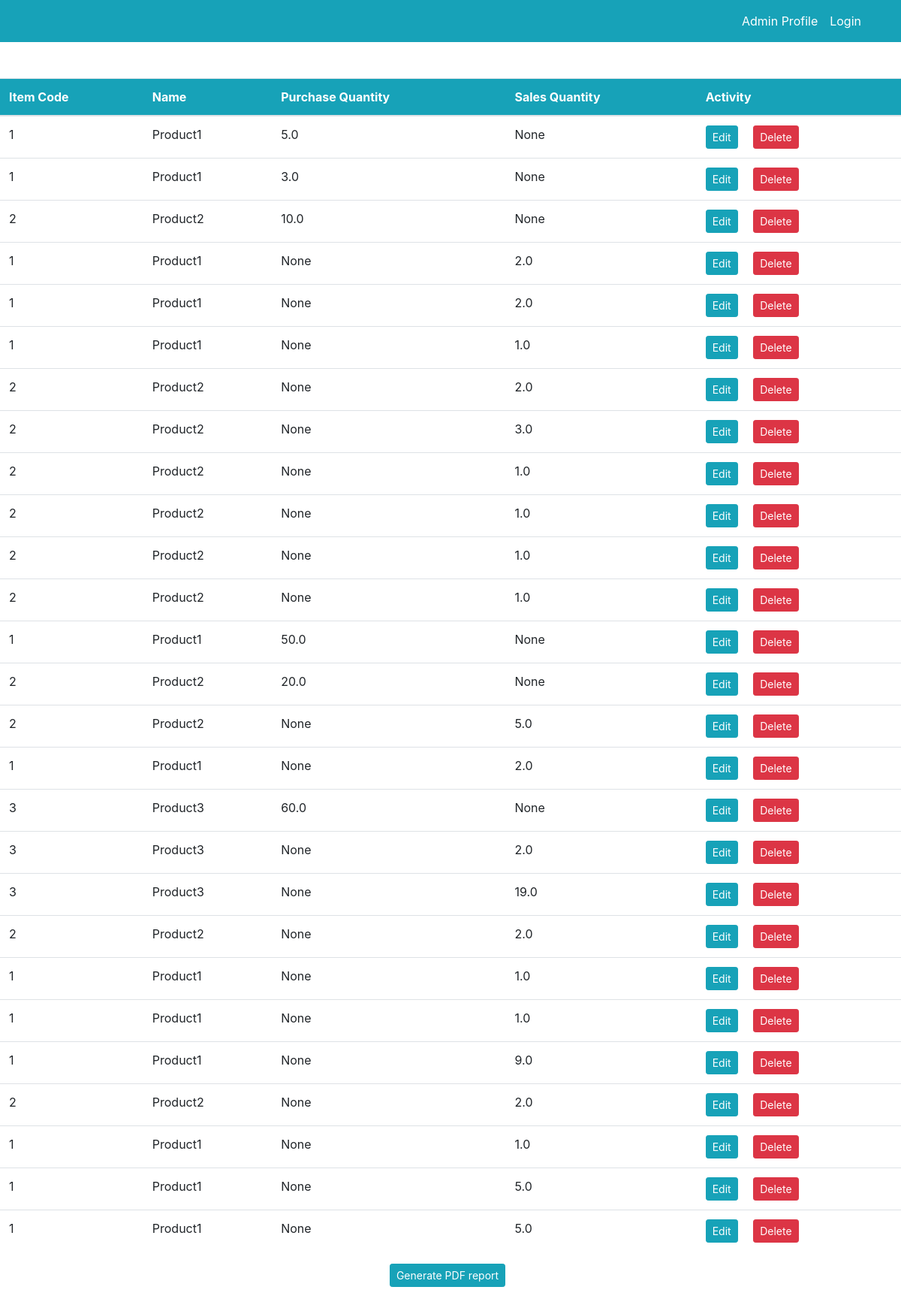
/inventory/ (signed in), run on the app's committed database.
### dashboard/models.py (models this page shows, shortened)
class Inventory(models.Model):
    product= models.ForeignKey(Product, on_delete=models.CASCADE)
    purchas= models.ForeignKey(Purchas, on_delete=models.CASCADE, null=True)
    sales= models.ForeignKey(Sales, on_delete=models.CASCADE, null=True)
    pur_qty= models.FloatField(default=0, null=True)
    sale_qty= models.FloatField(default=0, null=True)
    total_bal_qty= models.FloatField()
    class Meta:
        verbose_name_plural='Inventory'

class Product(models.Model):
    name= models.CharField(max_length=20, null=True)
    quantity= models.IntegerField()
    class Meta:
        verbose_name_plural='Product'

### dashboard/views.py (the view)
# urls.py: path('inventory/', views.inventory, name='dashboard-stock'),
@login_required(login_url='user-login')
def inventory(request):
    items= Inventory.objects.all()   #Using ORM
    contex={
        'items':items,
    }
    return render(request, 'dashboard/stock.html', contex)

### templates/dashboard/stock.html (shortened to what this page needs)
{% extends 'partials/base.html' %}
{% load crispy_forms_tags %}
{% block content %}
<div class="row my-5">
    <div class="col-md-12">
        <table class="table bg-white">
            <thead class="bg-info text-white">
                <tr>
                    <th scope="col">Item Code</th>
                    <th scope="col">Name</th>
                    <th scope="col">Purchase Quantity</th>
                    <th scope="col">Sales Quantity</th>
                    <th scope="col">Activity</th>
                </tr>
            </thead>
            <tbody>
                {% for item in items %}
                <tr>
                    <td>{{ item.product.id }}</td>
                    <td>{{ item.product.name }}</td>
                    <td>{{ item.pur_qty }}</td>
                    <td>{{ item.sale_qty }}</td>
                    <td>
                        <a class="btn btn-info btn-sm mr-2"
                            href="{% url 'dashboard-stock-edit' item.id %}">Edit</a>
                        <a class="btn btn-danger btn-sm ml-2"
                            href="{% url 'dashboard-stock-delete' item.id %}">Delete</a>
                    </td>
                </tr>
                {% endfor %}
            </tbody>
        </table>
        <div class="text-center">
        <a  class="btn btn-info btn-sm mr-2"
        href="{% url 'stock-pdf' %}" >Generate PDF report</a>
        </div>
    </div>
</div>
{% endblock %}

### templates/partials/base.html (shortened to what this page needs)
<!doctype html>
<html lang="en">
  <head>
    <link rel="stylesheet" href="https://cdn.jsdelivr.net/npm/bootstrap@4.6.2/dist/css/bootstrap.min.css">
  </head>
  <body>
    {%include 'partials/nav.html' %}
    {% block content %}
    {% endblock %}
  </body>
</html>

### templates/partials/nav.html (shortened to what this page needs)
   <nav class="navbar navbar-expand-lg navbar-info bg-info">
    <div class="container">
        {% if user.is_authenticated and user.is_staff and user.is_superuser %}
        <a class="navbar-brand text-white" href="{% url 'dashboard-index' %}">JagVentory</a>
        <button class="navbar-toggler" type="button" data-toggle="collapse" data-target="#navbarSupportedContent"
            aria-controls="navbarSupportedContent" aria-expanded="false" aria-label="Toggle navigation">
            <span class="navbar-toggler-icon"></span>
        </button>
        <div class="collapse navbar-collapse" id="navbarSupportedContent">
            <ul class="navbar-nav mr-auto">
                <li class="nav-item active">
                    <a class="nav-link text-white" href="{% url 'dashboard-index' %}">Dashboard <span
                            class="sr-only">(current)</span></a>
                </li>
            </ul>
            <ul class="navbar-nav ml-auto">
                <li class="nav-item active">
                    <a class="nav-link text-white" href="{% url 'admin:index' %}">Admin Panel
                        <span class="sr-only">(current)</span></a>
                </li>
                <li class="nav-item active">
                    <a class="nav-link text-white" href="{% url 'user-profile' %}">Admin Profile
                        <span class="sr-only">(current)</span></a>
                </li>
                    <li class="nav-item">
                        <a class="nav-link text-white" href="{% url 'user-register' %}">Register New User</a>
                </li>
                </li>
                <li class="nav-item">
                    <a class="nav-link text-white" href="{% url 'user-logout' %}">Logout</a>
                </li>
            </ul>
            {% else %}
            <ul class="navbar-nav ml-auto">
                <li class="nav-item active">
                    <a class="nav-link text-white" href="{% url 'user-profile' %}">Admin Profile
                        <span class="sr-only">(current)</span></a>
                </li>
                <li class="nav-item">
                    <a class="nav-link text-white" href="{% url 'user-login' %}">Login</a>
                </li>
            </ul>
            {% endif %}
        </div>
</nav>

### data on the page
Inventory: product.id "1", product.name "Product1", pur_qty "5.0", sale_qty "None"
Inventory: product.id "1", product.name "Product1", pur_qty "3.0", sale_qty "None"
Inventory: product.id "2", product.name "Product2", pur_qty "10.0", sale_qty "None"
Inventory: product.id "1", product.name "Product1", pur_qty "None", sale_qty "2.0"
Inventory: product.id "1", product.name "Product1", pur_qty "None", sale_qty "2.0"
Inventory: product.id "1", product.name "Product1", pur_qty "None", sale_qty "1.0"
Inventory: product.id "2", product.name "Product2", pur_qty "None", sale_qty "2.0"
Inventory: product.id "2", product.name "Product2", pur_qty "None", sale_qty "3.0"
Inventory: product.id "2", product.name "Product2", pur_qty "None", sale_qty "1.0"
Inventory: product.id "2", product.name "Product2", pur_qty "None", sale_qty "1.0"
Inventory: product.id "2", product.name "Product2", pur_qty "None", sale_qty "1.0"
Inventory: product.id "2", product.name "Product2", pur_qty "None", sale_qty "1.0"
Inventory: product.id "1", product.name "Product1", pur_qty "50.0", sale_qty "None"
Inventory: product.id "2", product.name "Product2", pur_qty "20.0", sale_qty "None"
Inventory: product.id "2", product.name "Product2", pur_qty "None", sale_qty "5.0"
Inventory: product.id "1", product.name "Product1", pur_qty "None", sale_qty "2.0"
Inventory: product.id "3", product.name "Product3", pur_qty "60.0", sale_qty "None"
Inventory: product.id "3", product.name "Product3", pur_qty "None", sale_qty "2.0"
Inventory: product.id "3", product.name "Product3", pur_qty "None", sale_qty "19.0"
Inventory: product.id "2", product.name "Product2", pur_qty "None", sale_qty "2.0"
Inventory: product.id "1", product.name "Product1", pur_qty "None", sale_qty "1.0"
Inventory: product.id "1", product.name "Product1", pur_qty "None", sale_qty "1.0"
Inventory: product.id "1", product.name "Product1", pur_qty "None", sale_qty "9.0"
Inventory: product.id "2", product.name "Product2", pur_qty "None", sale_qty "2.0"
Inventory: product.id "1", product.name "Product1", pur_qty "None", sale_qty "1.0"
Inventory: product.id "1", product.name "Product1", pur_qty "None", sale_qty "5.0"
Inventory: product.id "1", product.name "Product1", pur_qty "None", sale_qty "5.0"
